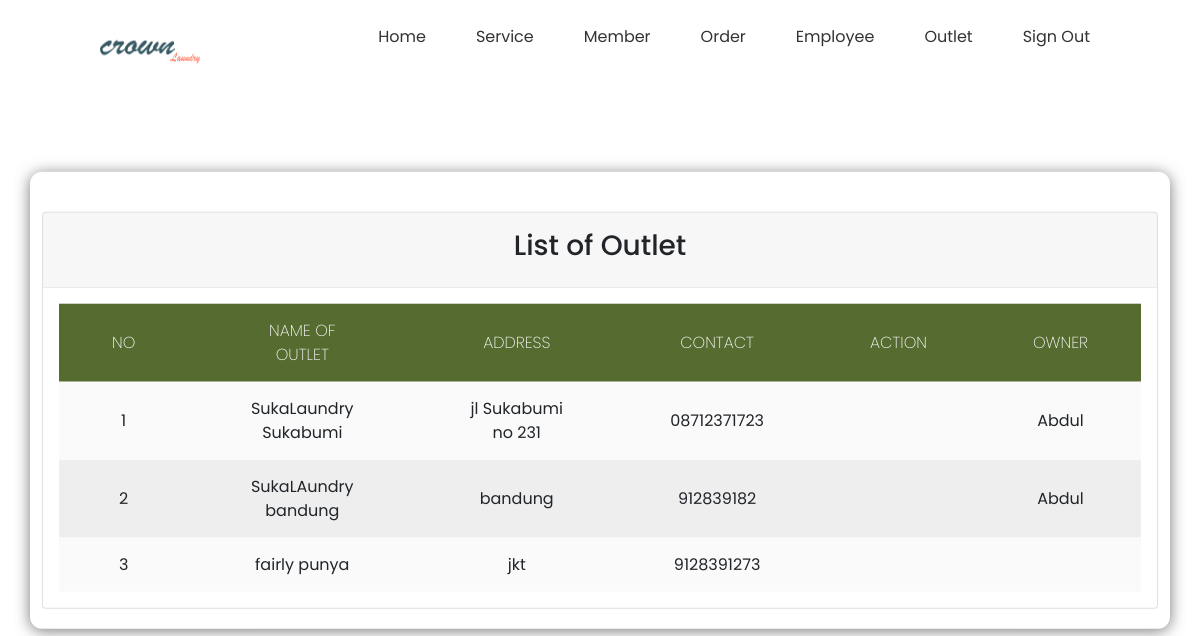
Page /view_outlet.php (signed in) on the committed database.
### tables this page shows
CREATE TABLE `outlet` (
  `id_outlet` int(11) NOT NULL,
  `nama_outlet` varchar(255) NOT NULL,
  `alamat` text NOT NULL,
  `telp` varchar(15) NOT NULL,
  `id_owner` int(11) NOT NULL
);

CREATE TABLE `user` (
  `id_user` int(11) NOT NULL,
  `nama_user` varchar(100) NOT NULL,
  `jenis_kelamin` enum('L','P') NOT NULL,
  `username` varchar(30) NOT NULL,
  `password` text NOT NULL,
  `role` enum('Admin','Kasir','Owner') NOT NULL,
  `id_outlet` int(11) NOT NULL
);

### view_outlet.php (the view, shortened to what this page needs)
<!DOCTYPE html>
<html lang="en">
<head>
    <link href="https://cdn.jsdelivr.net/npm/bootstrap@5.0.1/dist/css/bootstrap.min.css" rel="stylesheet"
>
    <link rel="stylesheet" href="https://cdnjs.cloudflare.com/ajax/libs/font-awesome/6.1.1/css/all.min.css"
 />
    <link rel="stylesheet" href="css/view_outlet.css">
</head>
<body>
    <?php
        include "navbar.php";
    ?>
    <div class="container">
        <div class="card">
            <div class="card-header">
                <h3 class="mt-2 mb-3 text-center">List of Outlet</h3>
            </div>
            <div class="card-body">
                <table>
                    <thead>
                        <tr>
                            <th>NO</th>
                            <th>NAME OF OUTLET</th>
                            <th>ADDRESS</th>
                            <th>CONTACT</th>
                            <th>ACTION</th>
                            <th>OWNER</th>
                        </tr>
                    </thead>
                    <tbody>
                        <?php
                            include "koneksi.php";
                            if(isset($_POST['cari'])){
                                $cari=$_POST['cari'];
                                $qry_outlet = mysqli_query($conn, "SELECT o.id_outlet, o.nama_outlet, o.alamat, o.telp, o.id_owner, u.nama_user as nama_owner FROM outlet o JOIN user u ON o.id_owner=u.id_user where o.id_outlet = '$cari' or o.nama like '%$cari%' or o.alamat like '%$cari%' or o.tlp like '%$cari%' or o.id_owner like '%$cari%' or u.nama_user like '%$cari%'");
                            }else{
                                if($_SESSION['role']=='Kasir'){
                                    $qry_outlet=mysqli_query($conn, "SELECT * FROM outlet");
                                }
                                $qry_outlet=mysqli_query($conn, "SELECT * FROM outlet");
                            }
                            $no=0;
                            while($data_outlet=mysqli_fetch_array($qry_outlet)){
                                $no++;
                        ?>
                            <tr>
                                <td><?=$no?></td>
                                <td><?=$data_outlet['nama_outlet']?></td>
                                <td><?=$data_outlet['alamat']?></td>
                                <td><?=$data_outlet['telp']?></td>
                                <td>
                                </td>
                                <?php
                                     $id_owner = $data_outlet['id_owner'];
                                        $sql = "SELECT * FROM user WHERE id_user = '$id_owner'";
                                     $arr_outlet= mysqli_query($conn, $sql) or die(mysqli_error($conn));
                                     $result = mysqli_fetch_assoc($arr_outlet)
                                ?>
                                <td><?=$result['nama_user']?></td>
                            </tr>
                        <?php
                            }
                        ?>
                    </tbody>
                </table>
            </div>
        </div>
    </div><br>
</body>
</html>

### css/view_outlet.css (style rules this page uses)
* { margin:0; padding: 0; outline: 0; }
.container { padding-top: 40px; padding-bottom: 20px; position: absolute; left: 50%; top: 50%; transform: translate(-50%,-50%); width: 100%; border-collapse: collapse; border-spacing: 0; box-shadow: 0 2px 15px rgba(64,64,64,.7); border-radius: 12px 12px 12px 12px; overflow: hidden; }
.card-body { text-align: center; width: 100%; }
td , th { padding: 15px 53px; text-align: center; }
th { background-color: darkolivegreen; color: #fafafa; font-family: 'Poppins',Sans-serif; font-weight: 200; text-transform: uppercase; }
tr { width: 100%; background-color: #fafafa; font-family: 'Poppins', sans-serif; }
tr:nth-child(even) { background-color: #eeeeee; }

### css/navbar.css (style rules this page uses)
* { margin: 0; padding: 0; box-sizing: border-box; font-family: 'Poppins', sans serif; }

### rows in the picture
outlet: nama_outlet "SukaLaundry Sukabumi", alamat "jl Sukabumi no 231", telp "08712371723", id_owner.nama_user "Abdul"
outlet: nama_outlet "SukaLAundry bandung", alamat "bandung", telp "912839182", id_owner.nama_user "Abdul"
outlet: nama_outlet "fairly punya", alamat "jkt", telp "9128391273"
